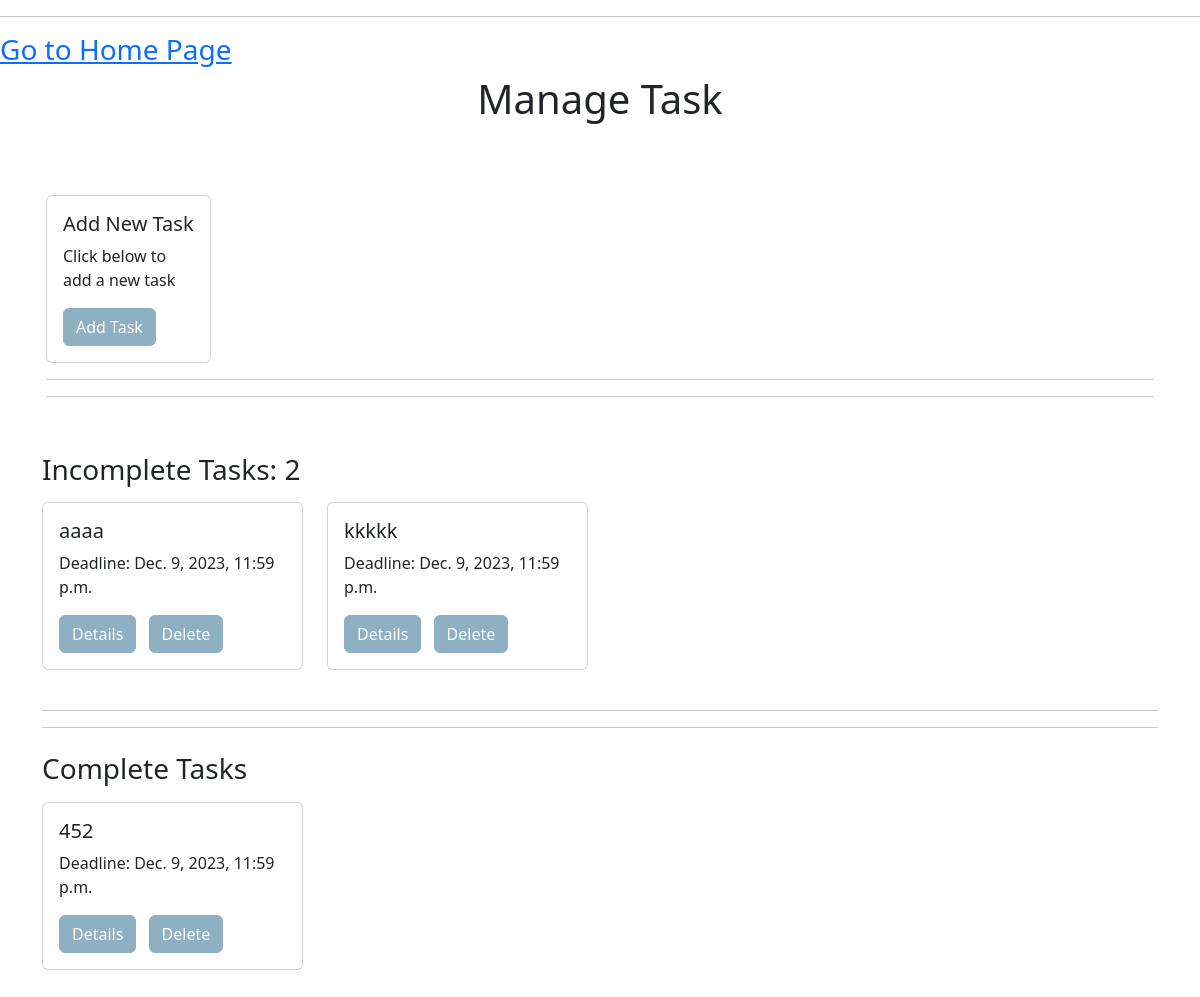
Page /tasks/ (signed in) on the earlier database version.
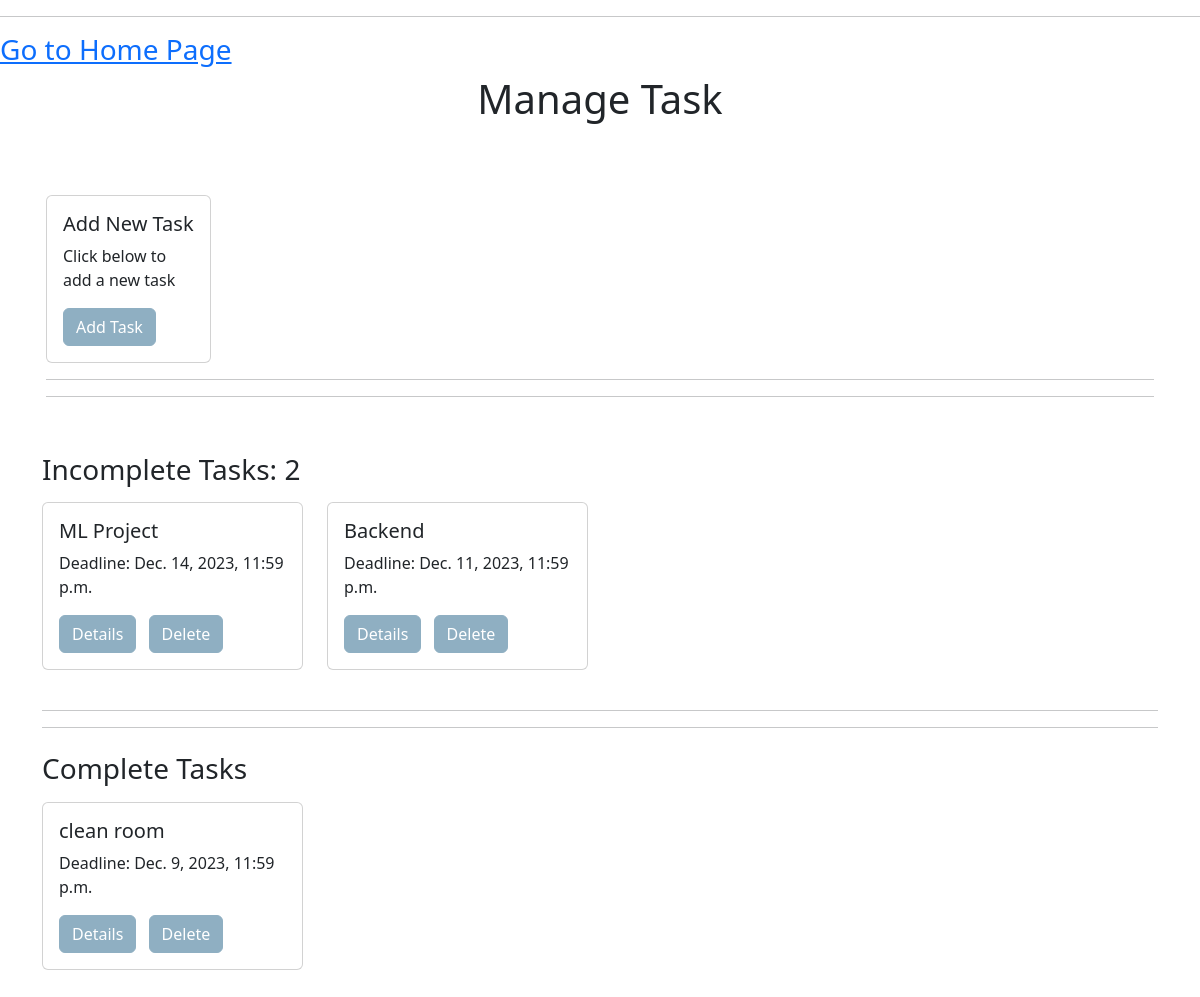
Same page on the later database version.
### base/models.py (models this page shows, shortened)
class MyTask(models.Model):
    userID = models.ForeignKey(User, on_delete=models.CASCADE)
    title = models.CharField(max_length=200)
    discription = models.TextField(null=True, blank=True)
    deadline = models.DateTimeField(null= True, blank= True)
    status = models.BooleanField(default=False)

### base/views.py (the view)
# urls.py: path('tasks/', All_Task.as_view(), name='allTask'),
class All_Task(LoginRequiredMixin, ListView):
    model = MyTask
    ordering = ['deadline']
    context_object_name = 'tasks'
    def get_context_data(self, **kwargs):
        context = super().get_context_data(**kwargs)
        user = self.request.user
        unfinished_tasks = MyTask.objects.filter(userID=user, status=False)
        finished_tasks = MyTask.objects.filter(userID=user, status=True)
        context['unfinished_tasks'] = unfinished_tasks
        context['finished_tasks'] = finished_tasks
        context['count_unfinished'] = unfinished_tasks.count()
        return context

### base/templates/base/mytask_list.html (shortened to what this page needs)
<!DOCTYPE html>
<html lang="en">
<head>
    <link href="https://cdn.jsdelivr.net/npm/bootstrap@5.3.0/dist/css/bootstrap.min.css" rel="stylesheet">
</head>
<body>
    <hr>
    <h3>
        <a href="{% url 'home' %}">Go to Home Page</a>
    </h3>
    <div class="container pb-5">
        <div class="row">
            <div class="col-12 text-center header-margin">
                <h1>Manage Task</h1>
            </div>
        </div>
    </div>
    <div class="container p-3">
        <div class="row">
            <div class="col-md-2">
                <div class="card">
                    <div class="card-body">
                        <h5 class="card-title">Add New Task</h5>
                        <p class="card-text">Click below to add a new task</p>
                        <a href="{% url 'add_task' %}" class="btn btn-primary custom-button">Add Task</a>
                    </div>
                </div>
            </div>
        </div>
        <hr>
        <hr>
    </div>
    <div class="container mt-4">
        <h3>Incomplete Tasks: {{ count_unfinished }}</h2>
        </h3>
        <div class="row">
            {% for task in unfinished_tasks %}
            <div class="col-md-3 mb-4 pr-2">
                <div class="card">
                    <div class="card-body">
                        <h5 class="card-title">{{ task.title }}</h5>
                        <p class="card-text">Deadline: {{ task.deadline }}</p>
                        <a href="{% url 'task' task.id %}" class="btn btn-primary custom-button me-2">Details</a>
                        <a href="{% url 'task-delete' task.id %}" class="btn btn-danger custom-button">Delete</a>
                    </div>
                </div>
            </div>
            {% endfor %}
        </div>
        <hr>
        <hr>
    </div>
    <div class="container mt-4">
        <h3>Complete Tasks</h3>
        <div class="row">
            {% for task in finished_tasks %}
            <div class="col-md-3 mb-4 pr-2">
                <div class="card">
                    <div class="card-body">
                        <h5 class="card-title">{{ task.title }}</h5>
                        <p class="card-text">Deadline: {{ task.deadline }}</p>
                        <a href="{% url 'task' task.id %}" class="btn btn-primary custom-button me-2">Details</a>
                        <a href="{% url 'task-delete' task.id %}" class="btn btn-danger custom-button">Delete</a>
                    </div>
                </div>
            </div>
            {% endfor %}
        </div>
    </div>
</body>
</html>

### base/templates/base/mytask_list.html (style rules this page uses)
.custom-button { background-color: #8fafc2; border-color: #8fafc2; }

Differences in the rows shown:
removed MyTask: title "aaaa", deadline "Dec. 9, 2023, 11:59 p.m.", shown under "Incomplete Tasks: 2"
removed MyTask: title "kkkkk", deadline "Dec. 9, 2023, 11:59 p.m.", shown under "Incomplete Tasks: 2"
removed MyTask: title "452", deadline "Dec. 9, 2023, 11:59 p.m.", shown under "Complete Tasks"
added MyTask: title "ML Project", deadline "Dec. 14, 2023, 11:59 p.m.", shown under "Incomplete Tasks: 2"
added MyTask: title "Backend", deadline "Dec. 11, 2023, 11:59 p.m.", shown under "Incomplete Tasks: 2"
added MyTask: title "clean room", deadline "Dec. 9, 2023, 11:59 p.m.", shown under "Complete Tasks"
